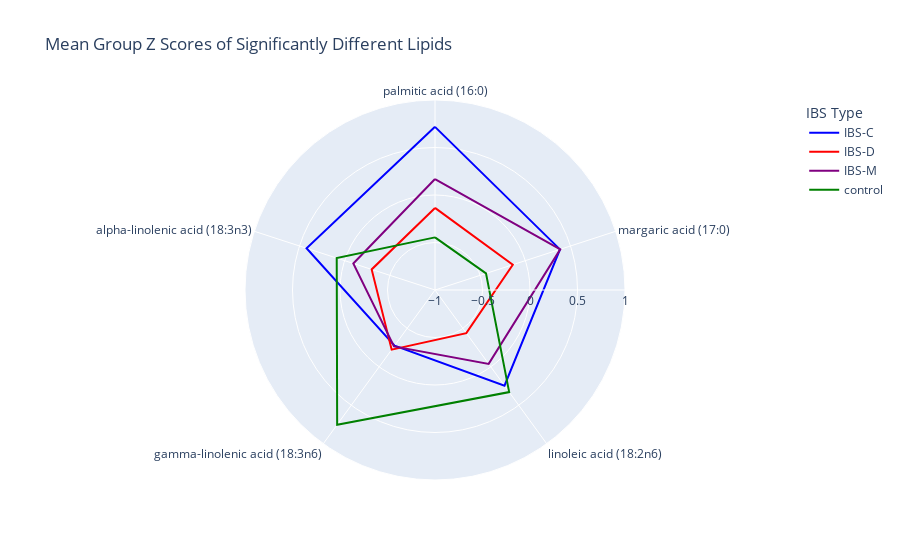

Notebook code cell kept with this figure:
### Code cell
fig = px.line_polar(pd.melt(sub_sig_mean_df.T.reset_index(), id_vars="index"), 
                    r='value', 
                    theta='index', 
                    color='IBS Type', color_discrete_sequence=["blue","red","purple","green"],
                    title="Mean Group Z Scores of Significantly Different Lipids",
                    line_close=True)
fig.update_layout(
  polar=dict(
    radialaxis=dict(
      visible=True,
      range=[-1, 1]
    )))
fig.show()
fig.write_html("Figures/Metabolome_Z_radar_NOTfilled.html")

### Figure 1 — Plotly figure (JSON) as saved in the notebook; plotly's stock layout.template omitted (floating-point values rounded to 4 significant figures)
{"data": [{"hovertemplate": "IBS Type=IBS-C<br>value=%{r}<br>index=%{theta}<extra></extra>", "legendgroup": "IBS-C", "line": {"color": "blue", "dash": "solid"}, "marker": {"symbol": "circle"}, "mode": "lines", "name": "IBS-C", "r": [0.7174, 0.3832, 0.2446, -0.2764, 0.4218, 0.7174], "showlegend": true, "subplot": "polar", "theta": ["palmitic acid (16:0)", "margaric acid (17:0)", "linoleic acid (18:2n6)", "gamma-linolenic acid (18:3n6)", "alpha-linolenic acid (18:3n3)", "palmitic acid (16:0)"], "type": "scatterpolar"}, {"hovertemplate": "IBS Type=IBS-D<br>value=%{r}<br>index=%{theta}<extra></extra>", "legendgroup": "IBS-D", "line": {"color": "red", "dash": "solid"}, "marker": {"symbol": "circle"}, "mode": "lines", "name": "IBS-D", "r": [-0.136, -0.139, -0.4391, -0.2238, -0.299, -0.136], "showlegend": true, "subplot": "polar", "theta": ["palmitic acid (16:0)", "margaric acid (17:0)", "linoleic acid (18:2n6)", "gamma-linolenic acid (18:3n6)", "alpha-linolenic acid (18:3n3)", "palmitic acid (16:0)"], "type": "scatterpolar"}, {"hovertemplate": "IBS Type=IBS-M<br>value=%{r}<br>index=%{theta}<extra></extra>", "legendgroup": "IBS-M", "line": {"color": "purple", "dash": "solid"}, "marker": {"symbol": "circle"}, "mode": "lines", "name": "IBS-M", "r": [0.168, 0.3863, -0.0388, -0.2659, -0.09585, 0.168], "showlegend": true, "subplot": "polar", "theta": ["palmitic acid (16:0)", "margaric acid (17:0)", "linoleic acid (18:2n6)", "gamma-linolenic acid (18:3n6)", "alpha-linolenic acid (18:3n3)", "palmitic acid (16:0)"], "type": "scatterpolar"}, {"hovertemplate": "IBS Type=control<br>value=%{r}<br>index=%{theta}<extra></extra>", "legendgroup": "control", "line": {"color": "green", "dash": "solid"}, "marker": {"symbol": "circle"}, "mode": "lines", "name": "control", "r": [-0.4463, -0.4355, 0.3285, 0.7522, 0.08781, -0.4463], "showlegend": true, "subplot": "polar", "theta": ["palmitic acid (16:0)", "margaric acid (17:0)", "linoleic acid (18:2n6)", "gamma-linolenic acid (18:3n6)", "alpha-linolenic acid (18:3n3)", "palmitic acid (16:0)"], "type": "scatterpolar"}], "layout": {"legend": {"title": {"text": "IBS Type"}, "tracegroupgap": 0}, "polar": {"angularaxis": {"direction": "clockwise", "rotation": 90}, "domain": {"x": [0, 1], "y": [0, 1]}, "radialaxis": {"range": [-1, 1], "visible": true}}, "title": {"text": "Mean Group Z Scores of Significantly Different Lipids"}}}
